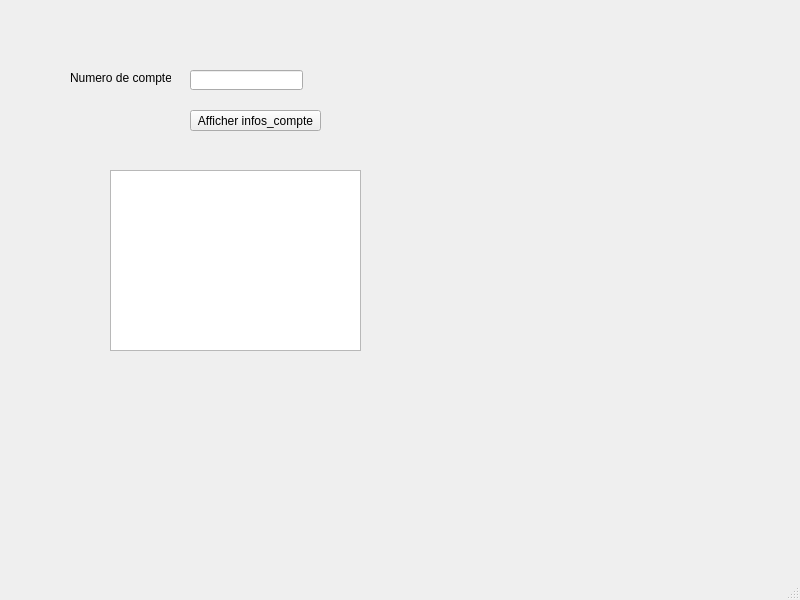
<?xml version="1.0" encoding="UTF-8"?>
<ui version="4.0">
 <class>MainWindow</class>
 <widget class="QMainWindow" name="MainWindow">
  <property name="geometry">
   <rect>
    <x>0</x>
    <y>0</y>
    <width>800</width>
    <height>600</height>
   </rect>
  </property>
  <property name="windowTitle">
   <string>MainWindow</string>
  </property>
  <widget class="QWidget" name="centralwidget">
   <widget class="QPlainTextEdit" name="Infos_Compte_plainTextEdit">
    <property name="geometry">
     <rect>
      <x>110</x>
      <y>170</y>
      <width>251</width>
      <height>181</height>
     </rect>
    </property>
   </widget>
   <widget class="QLineEdit" name="Num_compte_lineEdit">
    <property name="geometry">
     <rect>
      <x>190</x>
      <y>70</y>
      <width>113</width>
      <height>20</height>
     </rect>
    </property>
    <property name="text">
     <string/>
    </property>
   </widget>
   <widget class="QLabel" name="label">
    <property name="geometry">
     <rect>
      <x>70</x>
      <y>70</y>
      <width>101</width>
      <height>16</height>
     </rect>
    </property>
    <property name="text">
     <string>Numero de compte:</string>
    </property>
   </widget>
   <widget class="QPushButton" name="Infos_Compte_pushButton">
    <property name="geometry">
     <rect>
      <x>190</x>
      <y>110</y>
      <width>131</width>
      <height>21</height>
     </rect>
    </property>
    <property name="text">
     <string>Afficher infos_compte</string>
    </property>
   </widget>
  </widget>
  <widget class="QMenuBar" name="menubar">
   <property name="geometry">
    <rect>
     <x>0</x>
     <y>0</y>
     <width>800</width>
     <height>21</height>
    </rect>
   </property>
  </widget>
  <widget class="QStatusBar" name="statusbar"/>
 </widget>
 <resources/>
 <connections/>
</ui>
